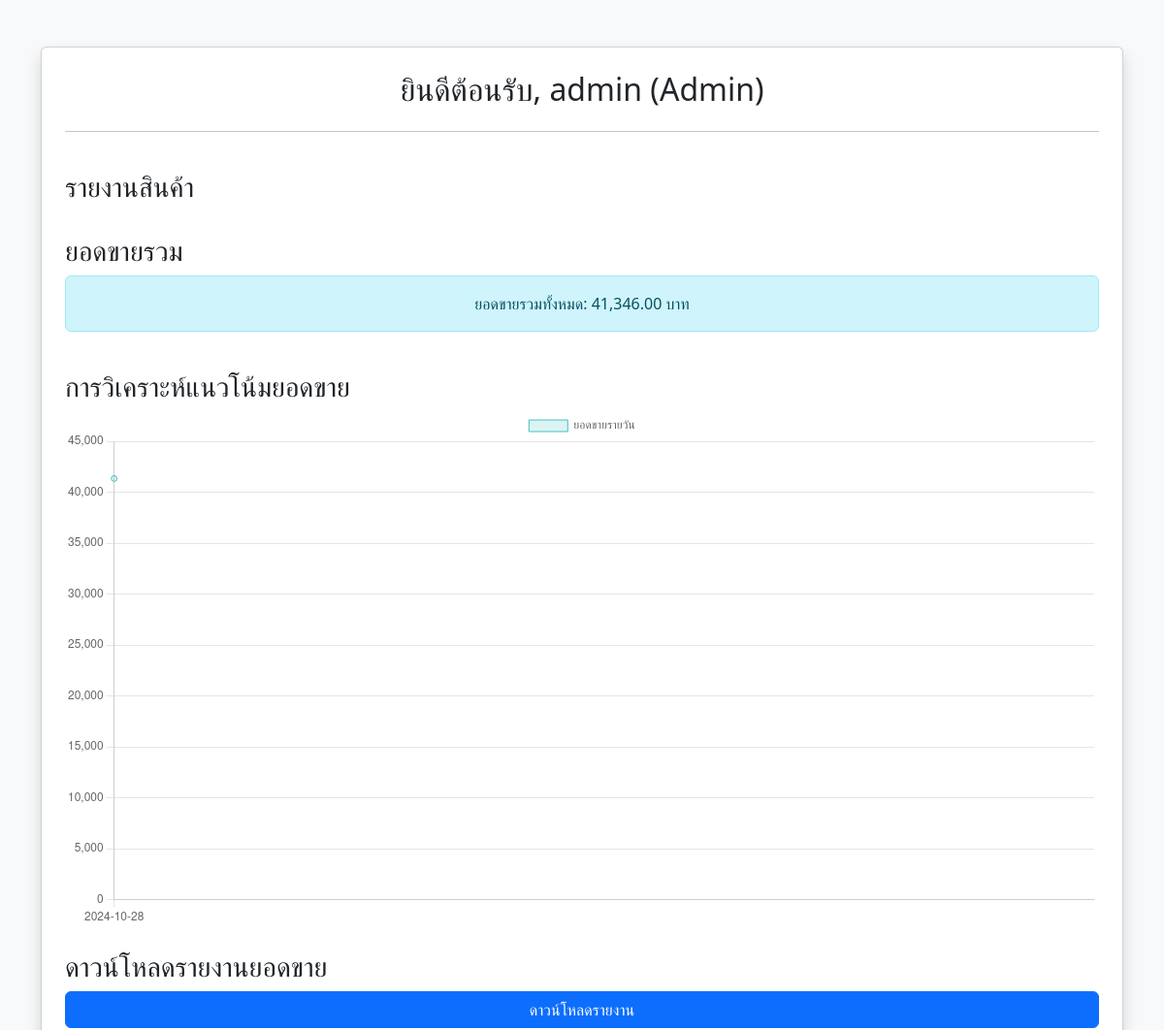
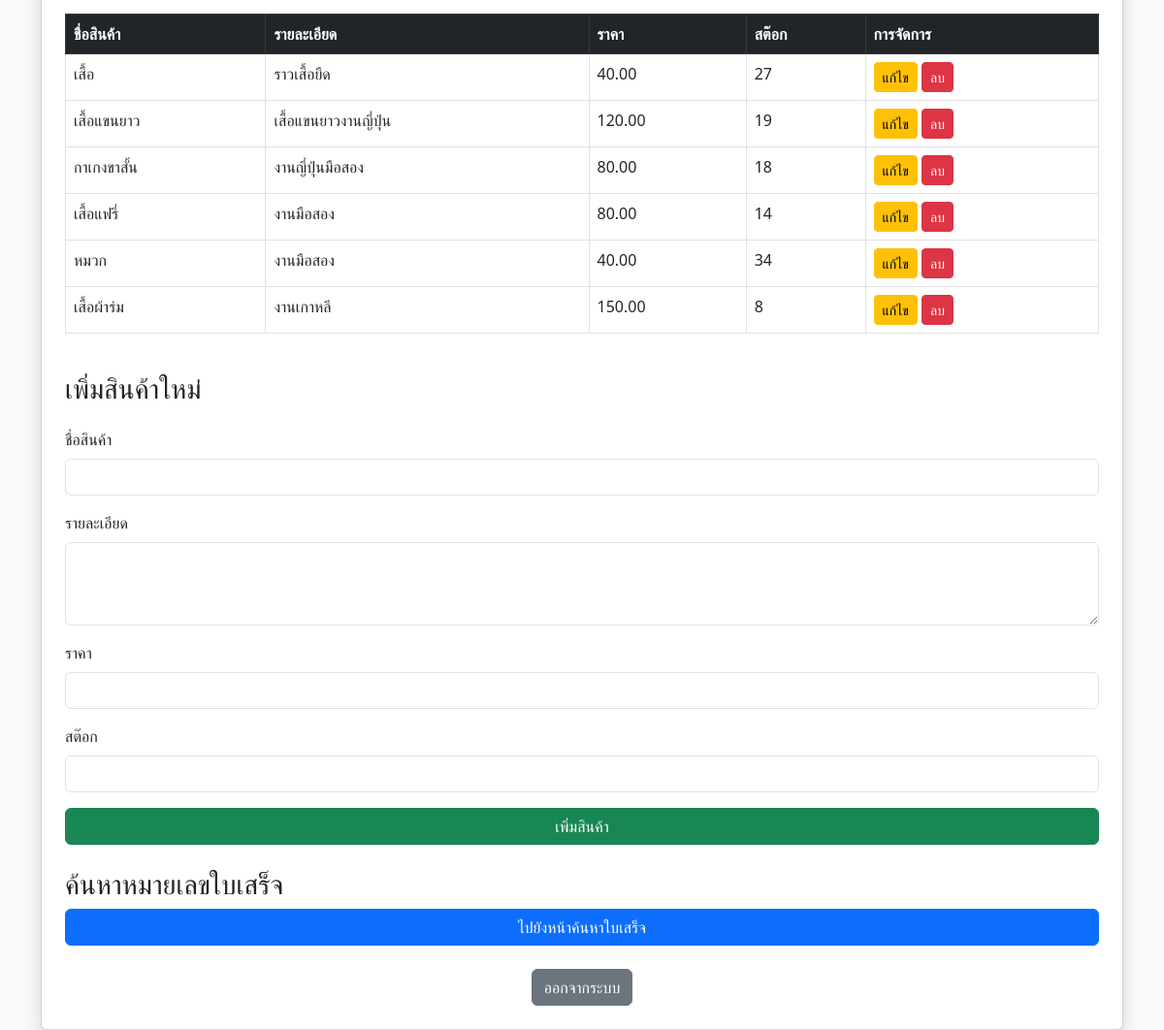
Page /admin_dashboard.php (signed in) on the committed database (2 pictures, top to bottom).
### tables this page shows
CREATE TABLE `products` (
  `id` int(11) NOT NULL,
  `name` varchar(255) NOT NULL,
  `price` decimal(10,2) NOT NULL,
  `stock` int(11) NOT NULL,
  `description` text DEFAULT NULL
);

### admin_dashboard.php (the view, shortened to what this page needs)
<?php
include 'db.php';
$sql = "SELECT * FROM Products";
$result = $conn->query($sql);
$sales_sql = "SELECT SUM(total_amount) AS total_sales FROM receipts";
$sales_result = $conn->query($sales_sql);
$sales_row = $sales_result->fetch_assoc();
$total_sales = $sales_row['total_sales'] ? number_format($sales_row['total_sales'], 2) : '0.00';
$trend_sql = "SELECT DATE(created_at) AS sale_date, SUM(total_amount) AS daily_sales FROM receipts GROUP BY sale_date ORDER BY sale_date";
$trend_result = $conn->query($trend_sql);
$trend_data = [];
while ($row = $trend_result->fetch_assoc()) {
    $trend_data[] = $row;
}
?>
<!DOCTYPE html>
<html lang="th">
<head>
    <link href="https://cdn.jsdelivr.net/npm/bootstrap@5.3.0/dist/css/bootstrap.min.css" rel="stylesheet">
</head>
<body class="bg-light">
    <div class="container mt-5">
        <div class="card shadow p-4">
            <h2 class="text-center">ยินดีต้อนรับ, <?php echo htmlspecialchars($_SESSION['username']); ?> (Admin)</h2>
            <hr>
            <h3 class="mt-4">รายงานสินค้า</h3>
            <h3 class="mt-4">ยอดขายรวม</h3>
            <div class="alert alert-info text-center">
                ยอดขายรวมทั้งหมด: <?php echo $total_sales; ?> บาท
            </div>
            <h3 class="mt-4">การวิเคราะห์แนวโน้มยอดขาย</h3>
            <canvas id="salesTrendChart"></canvas>
            <script>
                const trendData = <?php echo json_encode($trend_data); ?>;
                const labels = trendData.map(data => data.sale_date);
                const sales = trendData.map(data => parseFloat(data.daily_sales));
                const ctx = document.getElementById('salesTrendChart').getContext('2d');
                const salesTrendChart = new Chart(ctx, {
                    type: 'line',
                    data: {
                        labels: labels,
                        datasets: [{
                            label: 'ยอดขายรายวัน',
                            data: sales,
                            borderColor: 'rgba(75, 192, 192, 1)',
                            backgroundColor: 'rgba(75, 192, 192, 0.2)',
                            borderWidth: 1
                        }]
                    },
                    options: {
                        responsive: true,
                        scales: {
                            y: {
                                beginAtZero: true
                            }
                        }
                    }
                });
            </script>
            <h3 class="mt-4">ดาวน์โหลดรายงานยอดขาย</h3>
            <a href="download_report.php" class="btn btn-primary">ดาวน์โหลดรายงาน</a>
            <table class="table table-bordered table-hover mt-3">
                <thead class="table-dark">
                    <tr>
                        <th>ชื่อสินค้า</th>
                        <th>รายละเอียด</th>
                        <th>ราคา</th>
                        <th>สต๊อก</th>
                        <th>การจัดการ</th>
                    </tr>
                </thead>
                <tbody>
                    <?php while($product = $result->fetch_assoc()): ?>
                    <tr>
                        <td><?php echo htmlspecialchars($product['name']); ?></td>
                        <td><?php echo htmlspecialchars($product['description']); ?></td>
                        <td><?php echo number_format($product['price'], 2); ?></td>
                        <td><?php echo htmlspecialchars($product['stock']); ?></td>
                        <td>
                            <a href="edit_product.php?id=<?php echo urlencode($product['id']); ?>" class="btn btn-warning btn-sm">แก้ไข</a>
                            <a href="delete_product.php?id=<?php echo urlencode($product['id']); ?>"
                               class="btn btn-danger btn-sm"
                               onclick="return confirm('คุณแน่ใจหรือไม่ว่าต้องการลบสินค้านี้?');">ลบ</a>
                        </td>
                    </tr>
                    <?php endwhile; ?>
                </tbody>
            </table>
            <h3 class="mt-4">เพิ่มสินค้าใหม่</h3>
            <form method="POST" action="add_product.php" class="mt-3">
                <div class="mb-3">
                    <label for="name" class="form-label">ชื่อสินค้า</label>
                    <input type="text" id="name" name="name" class="form-control" required>
                </div>
                <div class="mb-3">
                    <label for="description" class="form-label">รายละเอียด</label>
                    <textarea id="description" name="description" class="form-control" rows="3"></textarea>
                </div>
                <div class="mb-3">
                    <label for="price" class="form-label">ราคา</label>
                    <input type="number" id="price" name="price" step="0.01" class="form-control" required>
                </div>
                <div class="mb-3">
                    <label for="stock" class="form-label">สต๊อก</label>
                    <input type="number" id="stock" name="stock" class="form-control" required>
                </div>
                <button type="submit" class="btn btn-success w-100">เพิ่มสินค้า</button>
            </form>
            <h3 class="mt-4">ค้นหาหมายเลขใบเสร็จ</h3>
            <a href="search_receipt.php" class="btn btn-primary">ไปยังหน้าค้นหาใบเสร็จ</a>
            <div class="mt-4 text-center">
                <a href="logout.php" class="btn btn-secondary">ออกจากระบบ</a>
            </div>
        </div>
    </div>
</body>
</html>

### rows in the picture
products: name "เสื้อ", description "ราวเสื้อยืด", price "40.00", stock "27"
products: name "เสื้อแขนยาว", description "เสื้อแขนยาวงานญี่ปุ่น", price "120.00", stock "19"
products: name "กาเกงขาสั้น", description "งานญี่ปุ่นมือสอง", price "80.00", stock "18"
products: name "เสื้อแฟรี่", description "งานมือสอง", price "80.00", stock "14"
products: name "หมวก", description "งานมือสอง", price "40.00", stock "34"
products: name "เสื้อผ้าร่ม", description "งานเกาหลี", price "150.00", stock "8"

### other values in the picture
$_SESSION['username'] "admin"
$total_sales "41,346.00"
chart data {{ json_encode($trend_data) }} [{"sale_date":"2024-10-28","daily_sales":"41346.00"}]
